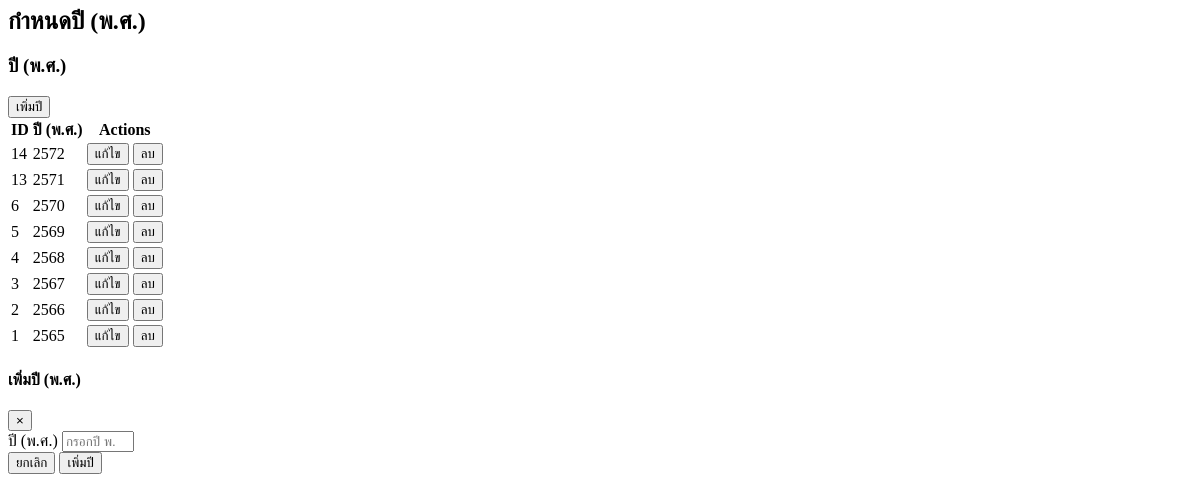
Page /pages/manage_years.php (signed in) on the committed database.
### tables this page shows
CREATE TABLE `years` (
  `id` int(11) NOT NULL AUTO_INCREMENT,
  `year` int(11) NOT NULL,
  PRIMARY KEY (`id`),
  UNIQUE KEY `year` (`year`)
);

### pages/manage_years.php (the view, shortened to what this page needs)
<?php
include './db.php';
?>
<section class="content-header">
    <h1 class="text-2xl font-bold text-gray-800">กำหนดปี (พ.ศ.)</h1>
</section>
<section class="content">
    <div class="bg-white rounded-lg shadow-lg">
        <div class="p-6 border-b border-gray-200">
            <div class="flex justify-between items-center">
                <h3 class="text-xl font-semibold text-gray-800">ปี (พ.ศ.)</h3>
                <button type="button" onclick="openModal()" class="bg-green-600 text-white rounded-lg px-6 py-2 hover:bg-green-700 transition duration-200 shadow-md">
                    <i class="fas fa-plus mr-2"></i>เพิ่มปี
                </button>
            </div>
        </div>
        <div class="p-6">
            <div class="overflow-x-auto">
                <table id="yearTable" class="min-w-full bg-white border border-gray-200 rounded-lg">
                    <thead class="bg-gray-50">
                        <tr>
                            <th class="px-6 py-3 text-left text-xs font-medium text-gray-500 uppercase tracking-wider border-b">ID</th>
                            <th class="px-6 py-3 text-left text-xs font-medium text-gray-500 uppercase tracking-wider border-b">ปี (พ.ศ.)</th>
                            <th class="px-6 py-3 text-left text-xs font-medium text-gray-500 uppercase tracking-wider border-b">Actions</th>
                        </tr>
                    </thead>
                    <tbody class="bg-white divide-y divide-gray-200">
                        <?php
                        $stmt = $pdo->prepare("SELECT * FROM years ORDER BY year DESC");
                        $stmt->execute();
                        $years = $stmt->fetchAll();
                        foreach ($years as $year) : ?>
                            <tr class="hover:bg-gray-50">
                                <td class="px-6 py-4 whitespace-nowrap text-sm text-gray-900"><?= $year['id'] ?></td>
                                <td class="px-6 py-4 whitespace-nowrap text-sm text-gray-900"><?= htmlspecialchars($year['year']) ?></td>
                                <td class="px-6 py-4 whitespace-nowrap text-sm font-medium space-x-2">
                                    <button class="bg-blue-600 text-white rounded-md px-3 py-1 hover:bg-blue-700 transition duration-200 text-sm edit-btn"
                                        data-id="<?= $year['id'] ?>"
                                        data-year="<?= $year['year'] ?>"
                                        data-toggle="modal"
                                        data-target="#yearModal">
                                        <i class="fas fa-edit mr-1"></i>แก้ไข
                                    </button>
                                    <form method="POST" style="display:inline;">
                                        <button type="submit" name="delete_year" class="bg-red-600 text-white rounded-md px-3 py-1 hover:bg-red-700 transition duration-200 text-sm delete-btn">
                                            <i class="fas fa-trash mr-1"></i>ลบ
                                        </button>
                                    </form>
                                </td>
                            </tr>
                        <?php endforeach; ?>
                    </tbody>
                </table>
            </div>
        </div>
    </div>
</section>
<div id="yearModal" class="fixed inset-0 z-50 flex items-center justify-center bg-black bg-opacity-50 hidden">
    <div class="bg-white rounded-lg shadow-xl w-full max-w-md mx-4" style="max-width:400px;">
        <div class="flex justify-between items-center border-b border-gray-200 px-6 py-4">
            <h4 class="text-lg font-semibold text-gray-800" id="yearModalTitle">เพิ่มปี (พ.ศ.)</h4>
            <button type="button" class="text-gray-400 hover:text-gray-600 text-2xl close transition duration-200" onclick="closeModal()">&times;</button>
        </div>
        <div class="px-6 py-6">
            <form id="yearForm" action="index.php?page=manage_years" method="POST">
                <div class="space-y-4">
                    <div>
                        <label for="yearInput" class="block text-sm font-medium text-gray-700 mb-2">ปี (พ.ศ.)</label>
                        <input type="number" class="w-full px-3 py-2 border border-gray-300 rounded-md focus:outline-none focus:ring-2 focus:ring-blue-500 focus:border-blue-500 transition duration-200" id="yearInput" name="year" placeholder="กรอกปี พ.ศ." min="2500" max="2600" required>
                    </div>
                </div>
                <div class="flex justify-end space-x-3 mt-6 pt-4 border-t border-gray-200">
                    <button type="button" onclick="closeModal()" class="px-4 py-2 text-sm font-medium text-gray-700 bg-gray-100 rounded-md hover:bg-gray-200 transition duration-200">ยกเลิก</button>
                    <button type="submit" name="add_year" class="px-6 py-2 text-sm font-medium text-white bg-blue-600 rounded-md hover:bg-blue-700 transition duration-200 shadow-md" id="yearFormSubmitButton">
                        <i class="fas fa-save mr-2"></i>เพิ่มปี
                    </button>
                </div>
            </form>
        </div>
    </div>
</div>
</body>
</html>

### pages/manage_years.php (style rules this page uses)
#yearTable td { max-width: 180px; overflow: hidden; text-overflow: ellipsis; white-space: nowrap; word-break: break-word; }

### rows in the picture
years: id "14", year "2572"
years: id "13", year "2571"
years: id "6", year "2570"
years: id "5", year "2569"
years: id "4", year "2568"
years: id "3", year "2567"
years: id "2", year "2566"
years: id "1", year "2565"
